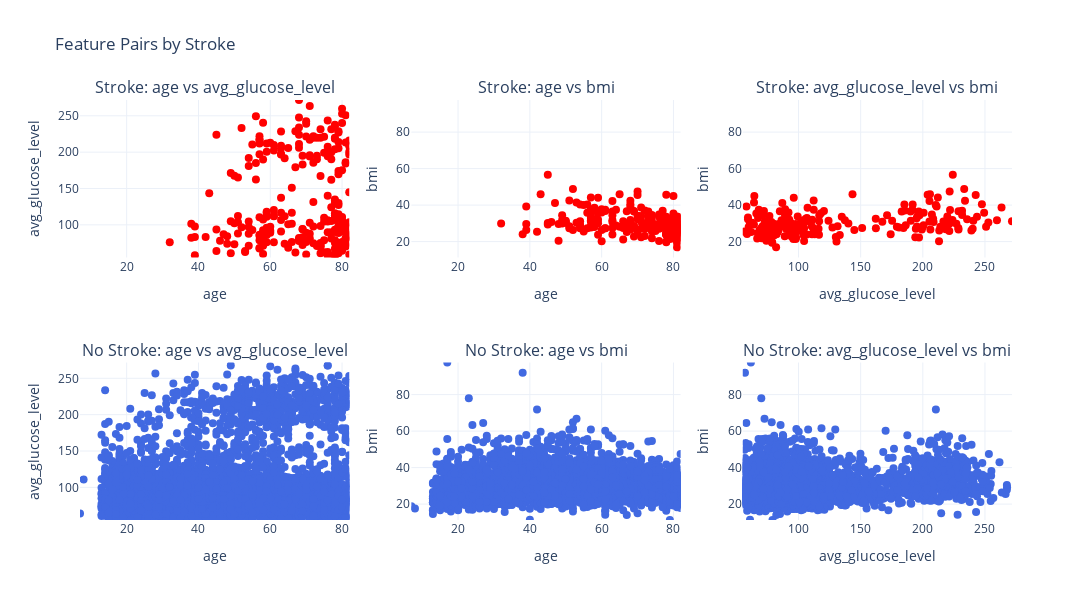

Write notebook code for a chart like this one.
### Code cell
import plotly.graph_objects as go
from plotly.subplots import make_subplots

def plot_feature_pairs_by_stroke(data, feature_names):
    """
    Create 6 scatter plots in a 2x3 grid:
      - Top row: data where stroke == 1 (solid red markers)
      - Bottom row: data where stroke == 0 (royalblue markers)
    Each subplot uses the same axis range for a given feature across all plots.
    
    Parameters:
    - data: DataFrame containing the features and the 'stroke' column.
    - feature_names: List of three feature names (e.g., ['age', 'avg_glucose_level', 'bmi']).
    """
    # Define the feature pairs (3 pairs for 3 features)
    pairs = [
        (feature_names[0], feature_names[1]),
        (feature_names[0], feature_names[2]),
        (feature_names[1], feature_names[2])
    ]
    
    # Define custom colors for stroke groups
    color_map = {1: 'red', 0: 'royalblue'}
    
    # Compute global ranges for each feature across the entire dataset
    feature_ranges = {feat: (data[feat].min(), data[feat].max()) for feat in feature_names}
    
    # Create subplot titles for each row and pair
    titles_row1 = [f"Stroke: {x} vs {y}" for x, y in pairs]
    titles_row2 = [f"No Stroke: {x} vs {y}" for x, y in pairs]
    subplot_titles = titles_row1 + titles_row2  # First row then second row
    
    # Create a 2-row x 3-column subplot grid
    fig = make_subplots(rows=2, cols=3, subplot_titles=subplot_titles)
    
    # Filter data by stroke value
    data_stroke1 = data[data["stroke"] == 1]
    data_stroke0 = data[data["stroke"] == 0]
    
    # Plot for stroke == 1 (top row)
    for idx, (x_feature, y_feature) in enumerate(pairs):
        col = idx + 1  # subplot column index (1, 2, 3)
        fig.add_trace(
            go.Scatter(
                x=data_stroke1[x_feature],
                y=data_stroke1[y_feature],
                mode='markers',
                marker=dict(
                    size=8,
                    color=color_map[1]
                ),
                name="Stroke"
            ),
            row=1, col=col
        )
        # Update axes with consistent ranges for this feature
        fig.update_xaxes(title_text=x_feature, row=1, col=col, range=feature_ranges[x_feature])
        fig.update_yaxes(title_text=y_feature, row=1, col=col, range=feature_ranges[y_feature])
    
    # Plot for stroke == 0 (bottom row)
    for idx, (x_feature, y_feature) in enumerate(pairs):
        col = idx + 1
        fig.add_trace(
            go.Scatter(
                x=data_stroke0[x_feature],
                y=data_stroke0[y_feature],
                mode='markers',
                marker=dict(
                    size=8,
                    color=color_map[0]
                ),
                name="No Stroke"
            ),
            row=2, col=col
        )
        # Update axes with consistent ranges for this feature
        fig.update_xaxes(title_text=x_feature, row=2, col=col, range=feature_ranges[x_feature])
        fig.update_yaxes(title_text=y_feature, row=2, col=col, range=feature_ranges[y_feature])
    
    # Update the overall layout
    fig.update_layout(
        height=600,
        width=1200,
        title="Feature Pairs by Stroke",
        template="plotly_white",
        showlegend=False  # Adjust legend if needed
    )
    
    pio.show(fig)

feature_names = ['age', 'avg_glucose_level', 'bmi']
plot_feature_pairs_by_stroke(df_stroke, feature_names)

### Figure 1 — Plotly figure (JSON) as saved in the notebook; plotly's stock layout.template omitted (floating-point values rounded to 4 significant figures; data arrays with more than 128 entries replaced by an {"elided": "..."} marker saying what was removed)
{"data": [{"marker": {"color": "red", "size": 8}, "mode": "markers", "name": "Stroke", "type": "scatter", "x": {"elided": "247 int values"}, "xaxis": "x", "y": {"elided": "247 float values"}, "yaxis": "y"}, {"marker": {"color": "red", "size": 8}, "mode": "markers", "name": "Stroke", "type": "scatter", "x": {"elided": "247 int values"}, "xaxis": "x2", "y": {"elided": "247 float values"}, "yaxis": "y2"}, {"marker": {"color": "red", "size": 8}, "mode": "markers", "name": "Stroke", "type": "scatter", "x": {"elided": "247 float values"}, "xaxis": "x3", "y": {"elided": "247 float values"}, "yaxis": "y3"}, {"marker": {"color": "royalblue", "size": 8}, "mode": "markers", "name": "No Stroke", "type": "scatter", "x": {"elided": "4175 int values"}, "xaxis": "x4", "y": {"elided": "4175 float values"}, "yaxis": "y4"}, {"marker": {"color": "royalblue", "size": 8}, "mode": "markers", "name": "No Stroke", "type": "scatter", "x": {"elided": "4175 int values"}, "xaxis": "x5", "y": {"elided": "4175 float values"}, "yaxis": "y5"}, {"marker": {"color": "royalblue", "size": 8}, "mode": "markers", "name": "No Stroke", "type": "scatter", "x": {"elided": "4175 float values"}, "xaxis": "x6", "y": {"elided": "4175 float values"}, "yaxis": "y6"}], "layout": {"annotations": [{"font": {"size": 16}, "showarrow": false, "text": "Stroke: age vs avg_glucose_level", "x": 0.1444, "xanchor": "center", "xref": "paper", "y": 1, "yanchor": "bottom", "yref": "paper"}, {"font": {"size": 16}, "showarrow": false, "text": "Stroke: age vs bmi", "x": 0.5, "xanchor": "center", "xref": "paper", "y": 1, "yanchor": "bottom", "yref": "paper"}, {"font": {"size": 16}, "showarrow": false, "text": "Stroke: avg_glucose_level vs bmi", "x": 0.8556, "xanchor": "center", "xref": "paper", "y": 1, "yanchor": "bottom", "yref": "paper"}, {"font": {"size": 16}, "showarrow": false, "text": "No Stroke: age vs avg_glucose_level", "x": 0.1444, "xanchor": "center", "xref": "paper", "y": 0.375, "yanchor": "bottom", "yref": "paper"}, {"font": {"size": 16}, "showarrow": false, "text": "No Stroke: age vs bmi", "x": 0.5, "xanchor": "center", "xref": "paper", "y": 0.375, "yanchor": "bottom", "yref": "paper"}, {"font": {"size": 16}, "showarrow": false, "text": "No Stroke: avg_glucose_level vs bmi", "x": 0.8556, "xanchor": "center", "xref": "paper", "y": 0.375, "yanchor": "bottom", "yref": "paper"}], "height": 600, "showlegend": false, "title": {"text": "Feature Pairs by Stroke"}, "width": 1200, "xaxis": {"anchor": "y", "domain": [0, 0.2889], "range": [7, 82], "title": {"text": "age"}}, "xaxis2": {"anchor": "y2", "domain": [0.3556, 0.6444], "range": [7, 82], "title": {"text": "age"}}, "xaxis3": {"anchor": "y3", "domain": [0.7111, 1], "range": [55.12, 271.7], "title": {"text": "avg_glucose_level"}}, "xaxis4": {"anchor": "y4", "domain": [0, 0.2889], "range": [7, 82], "title": {"text": "age"}}, "xaxis5": {"anchor": "y5", "domain": [0.3556, 0.6444], "range": [7, 82], "title": {"text": "age"}}, "xaxis6": {"anchor": "y6", "domain": [0.7111, 1], "range": [55.12, 271.7], "title": {"text": "avg_glucose_level"}}, "yaxis": {"anchor": "x", "domain": [0.625, 1], "range": [55.12, 271.7], "title": {"text": "avg_glucose_level"}}, "yaxis2": {"anchor": "x2", "domain": [0.625, 1], "range": [11.3, 97.6], "title": {"text": "bmi"}}, "yaxis3": {"anchor": "x3", "domain": [0.625, 1], "range": [11.3, 97.6], "title": {"text": "bmi"}}, "yaxis4": {"anchor": "x4", "domain": [0, 0.375], "range": [55.12, 271.7], "title": {"text": "avg_glucose_level"}}, "yaxis5": {"anchor": "x5", "domain": [0, 0.375], "range": [11.3, 97.6], "title": {"text": "bmi"}}, "yaxis6": {"anchor": "x6", "domain": [0, 0.375], "range": [11.3, 97.6], "title": {"text": "bmi"}}}}
